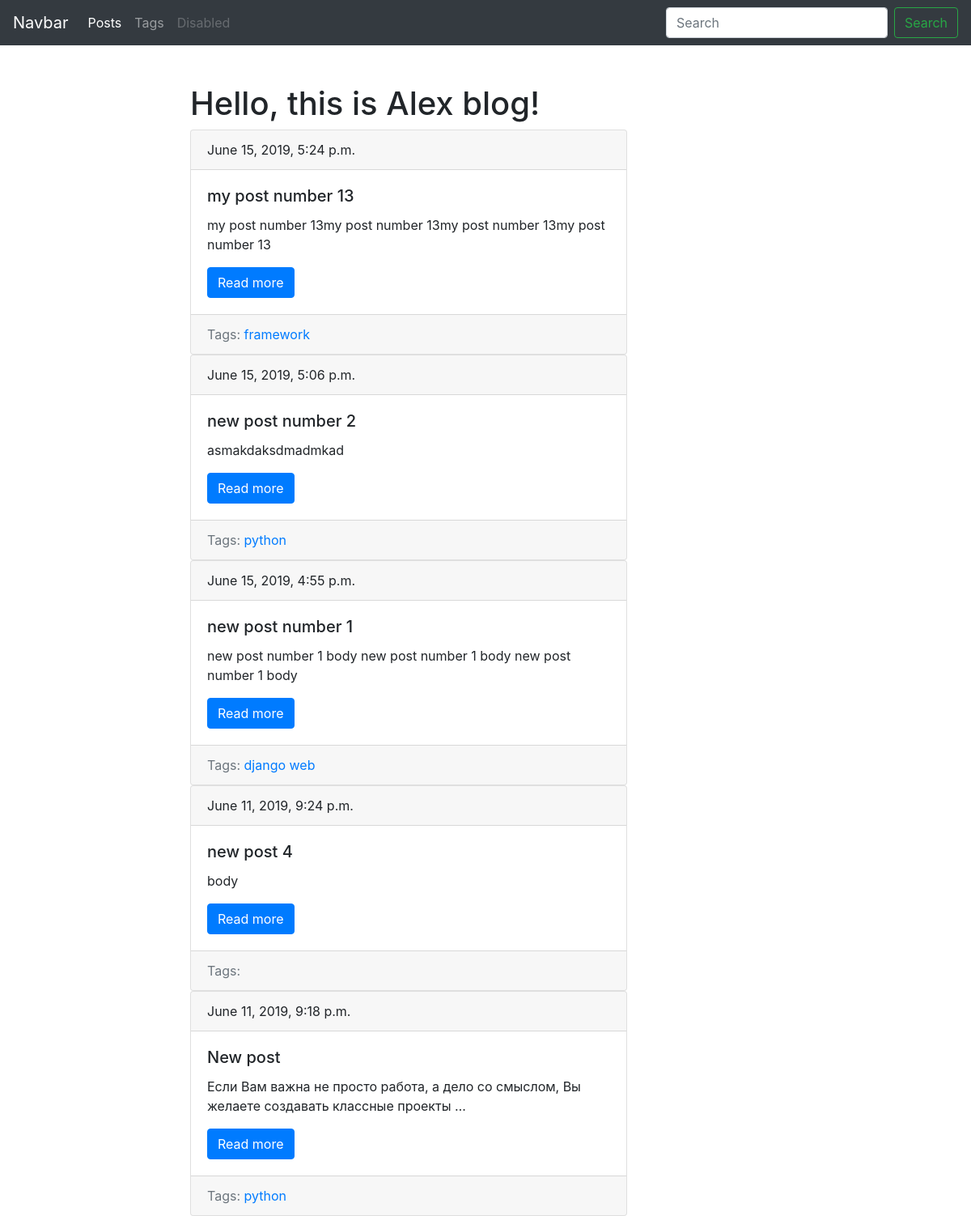
/blog/, run on an earlier commit of the app's database.
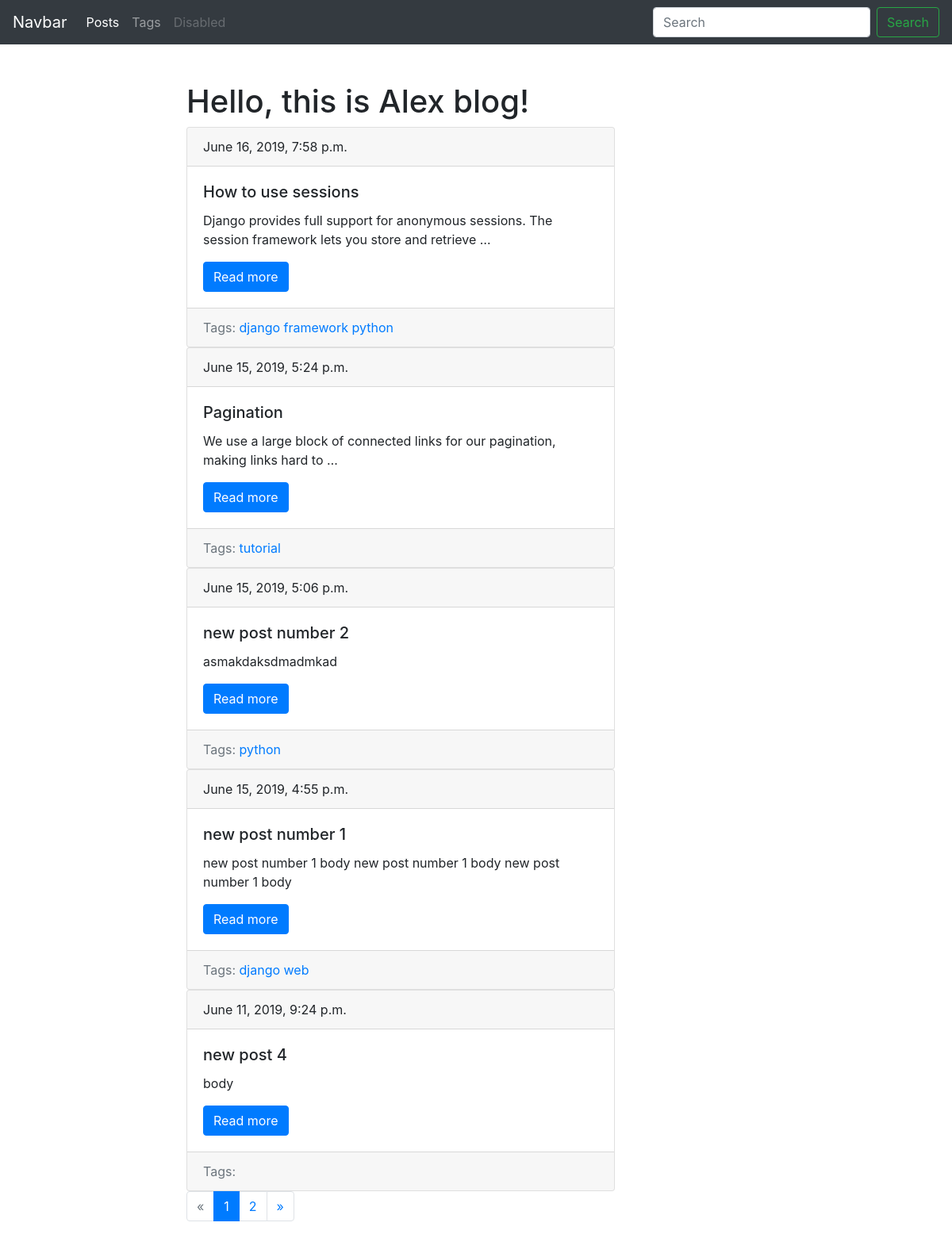
And on a later commit of the database.
### blog/models.py (models this page shows, shortened)
class Post(models.Model):
	title = models.CharField(max_length=150, db_index=True)
	slug = models.SlugField(max_length=150, blank=True, unique=True)
	body = models.TextField(blank=True, db_index=True)
	tags = models.ManyToManyField('Tag', blank=True, related_name='posts')
	date_pub = models.DateTimeField(auto_now_add=True)
	def get_absolute_url(self):
		return reverse('post_detail_url', kwargs = {'slug': self.slug})
	class Meta:
		ordering = ['-date_pub']

class Tag(models.Model):
	title = models.CharField(max_length=50)
	slug = models.CharField(max_length=50, unique=True)
	def get_absolute_url(self):
		return reverse('tag_detail_url', kwargs={'slug':self.slug})
	class Meta:
		ordering = ['title']

### blog/views.py (the view)
# urls.py: path('', posts_list, name = 'posts_list_url'),
def posts_list(request):
	search_query = request.GET.get('search', '')
	if search_query:
		posts = Post.objects.filter(Q(title__icontains=search_query) | Q(body__icontains=search_query))
	else:
		posts = Post.objects.all()
	paginator = Paginator(posts, 5)
	page_num = request.GET.get('page', 1)
	page = paginator.get_page(page_num)
	is_paginated = page.has_other_pages()
	if page.has_previous():
		prev_url = '?page={}'.format(page.previous_page_number())
	else:
		prev_url = ''
	if page.has_next():
		next_url = '?page={}'.format(page.next_page_number())
	else:
		next_url = ''
	context = {
		'page_object' : page,
		'is_paginated' : is_paginated,
		'next_url' : next_url,
		'prev_url' : prev_url
	}
	if request.user.is_authenticated:
		username = request.user.username
		return render(request, 'blog/index.html', context=context)
	return render(request, 'blog/index.html', context=context)

### blog/templates/blog/index.html (shortened to what this page needs)
{% extends 'blog/base_blog.html'%}
	{% block content %}
		<h1>Hello, this is Alex blog!</h1>
		{% for post in page_object.object_list %}
			{% include 'blog/includes/card_template.html' %}
		{% endfor %}
	{% endblock %}

### blog/templates/blog/includes/card_template.html
<div class="card">
  <div class="card-header">
    {{ post.date_pub }}
  </div>
  <div class="card-body">
    <h5 class="card-title">{{ post.title }}</h5>
    <p class="card-text">
      {{ post.body|truncatewords:15 }}
    </p>
    <a href="{{ post.get_absolute_url }}" class="btn btn-primary">Read more</a>
  </div>
  <div class="card-footer text-muted">
    Tags:
    {% for tag in post.tags.all %}
      <a href={{ tag.get_absolute_url }}>{{ tag.title }}</a>
    {% endfor %}
  </div>
</div>

What changed in the data, as far as the page shows it:
no longer on this page (row unchanged): Post: date_pub "June 11, 2019, 9:18 p.m.", title "New post", body "Если Вам важна не просто работа, а дело со смыслом, Вы желаете создавать классные проекты …", Tag (title "python")
added Post: date_pub "June 16, 2019, 7:58 p.m.", title "How to use sessions", body "Django provides full support for anonymous sessions. The session framework lets you store and retrieve …", Tag (title "framework"), Tag (title "python")
now on this page (row unchanged): Tag: title "django", shown under "June 16, 2019, 7:58 p.m."
changed Post: gains Tag (title "tutorial"); title "my post number 13" → "Pagination"; body "my post number 13my post number 13my post number 13my post number 13" → "We use a large block of connected links for our pagination, making links hard to …"; loses Tag (title "framework")
Also different on the page:
new list line: "1"
new list line: "2"
